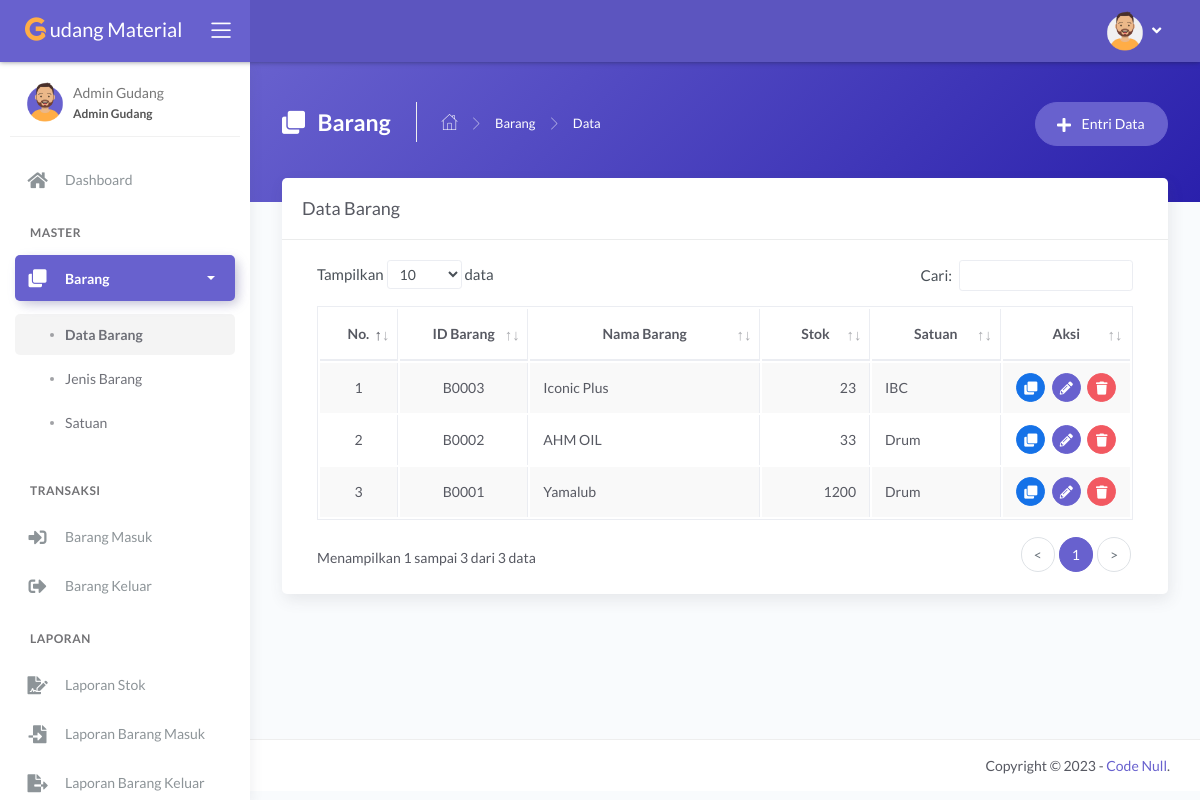
Screenshot of /main.php?module=barang (signed in) with the database file from the repository.
### tables this page shows
CREATE TABLE `tbl_barang` (
  `id_barang` varchar(5) NOT NULL,
  `nama_barang` varchar(100) NOT NULL,
  `jenis` int(11) NOT NULL,
  `stok_minimum` int(11) NOT NULL,
  `stok` int(11) NOT NULL DEFAULT 0,
  `satuan` int(11) NOT NULL,
  `harga` int(11) NOT NULL,
  `foto` varchar(100) DEFAULT NULL
);

CREATE TABLE `tbl_satuan` (
  `id_satuan` int(11) NOT NULL,
  `nama_satuan` varchar(30) NOT NULL
);

### modules/barang/tampil_data.php (the view, shortened to what this page needs)
<?php
if (basename($_SERVER['PHP_SELF']) === basename(__FILE__)) {
  header('location: 404.html');
}
else {
?>
  <div class="panel-header bg-secondary-gradient">
    <div class="page-inner py-45">
      <div class="d-flex align-items-left align-items-md-top flex-column flex-md-row">
        <div class="page-header text-white">
          <h4 class="page-title text-white"><i class="fas fa-clone mr-2"></i> Barang</h4>
          <ul class="breadcrumbs">
            <li class="nav-home"><a href="?module=dashboard"><i class="flaticon-home text-white"></i></a></li>
            <li class="separator"><i class="flaticon-right-arrow"></i></li>
            <li class="nav-item"><a href="?module=barang" class="text-white">Barang</a></li>
            <li class="separator"><i class="flaticon-right-arrow"></i></li>
            <li class="nav-item"><a>Data</a></li>
          </ul>
        </div>
        <div class="ml-md-auto py-2 py-md-0">
          <a href="?module=form_entri_barang" class="btn btn-secondary btn-round">
            <span class="btn-label"><i class="fa fa-plus mr-2"></i></span> Entri Data
          </a>
        </div>
      </div>
    </div>
  </div>
  <div class="page-inner mt--5">
    <div class="card">
      <div class="card-header">
        <div class="card-title">Data Barang</div>
      </div>
      <div class="card-body">
        <div class="table-responsive">
          <table id="basic-datatables" class="display table table-bordered table-striped table-hover">
            <thead>
              <tr>
                <th class="text-center">No.</th>
                <th class="text-center">ID Barang</th>
                <th class="text-center">Nama Barang</th>
                <th class="text-center">Stok</th>
                <th class="text-center">Satuan</th>
                <th class="text-center">Aksi</th>
              </tr>
            </thead>
            <tbody>
              <?php
              $no = 1;
              $query = mysqli_query($mysqli, "SELECT a.id_barang, a.nama_barang, a.stok, a.satuan, b.nama_satuan
                                              FROM tbl_barang as a INNER JOIN tbl_satuan as b
                                              ON a.satuan=b.id_satuan
                                              ORDER BY a.id_barang DESC")
                                              or die('Ada kesalahan pada query tampil data : ' . mysqli_error($mysqli));
              while ($data = mysqli_fetch_assoc($query)) { ?>
                <tr>
                  <td width="50" class="text-center"><?php echo $no++; ?></td>
                  <td width="100" class="text-center"><?php echo $data['id_barang']; ?></td>
                  <td width="200"><?php echo $data['nama_barang']; ?></td>
                  <td width="80" class="text-right"><?php echo $data['stok']; ?></td>
                  <td width="100"><?php echo $data['nama_satuan']; ?></td>
                  <td width="100" class="text-center">
                    <div>
                      <a href="?module=tampil_detail_barang&id=<?php echo $data['id_barang']; ?>" class="btn btn-icon btn-round btn-primary btn-sm mr-md-1" data-toggle="tooltip" data-placement="top" title="Detail">
                        <i class="fas fa-clone fa-sm"></i>
                      </a>
                      <a href="?module=form_ubah_barang&id=<?php echo $data['id_barang']; ?>" class="btn btn-icon btn-round btn-secondary btn-sm mr-md-1" data-toggle="tooltip" data-placement="top" title="Ubah">
                        <i class="fas fa-pencil-alt fa-sm"></i>
                      </a>
                      <a href="modules/barang/proses_hapus.php?id=<?php echo $data['id_barang']; ?>" onclick="return confirm('Anda yakin ingin menghapus data barang <?php echo $data['nama_barang']; ?>?')" class="btn btn-icon btn-round btn-danger btn-sm" data-toggle="tooltip" data-placement="top" title="Hapus">
                        <i class="fas fa-trash fa-sm"></i>
                      </a>
                    </div>
                  </td>
                </tr>
              <?php } ?>
            </tbody>
          </table>
        </div>
      </div>
    </div>
  </div>
<?php } ?>

### rows the page displays
tbl_barang: id_barang "B0003", nama_barang "Iconic Plus", stok "23", tbl_satuan.nama_satuan "IBC"
tbl_barang: id_barang "B0002", nama_barang "AHM OIL", stok "33", tbl_satuan.nama_satuan "Drum"
tbl_barang: id_barang "B0001", nama_barang "Yamalub", stok "1200", tbl_satuan.nama_satuan "Drum"

### other values shown
$_SESSION['nama_user'] "Admin Gudang"
$_SESSION['hak_akses'] "Admin Gudang"
